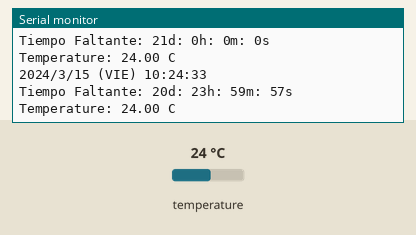
Bench run of a sketch on a simulated Arduino Uno, built with avr-gcc and run on an emulated ATmega328P. On the bench: the last lines printed to the serial monitor. The test bench sets the inputs (shaded band); at power-on: temperature 24 °C. The local clock reads 2024-03-15 10:24:30 at power-on unless the sketch sets it.

Above: at 3.8 s.
3.9 s: temperature set to 12 °C
At 6.4 s:
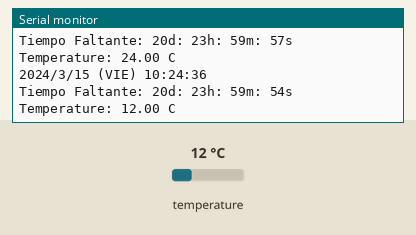
7.8 s: temperature set to 19 °C
At 10.1 s:
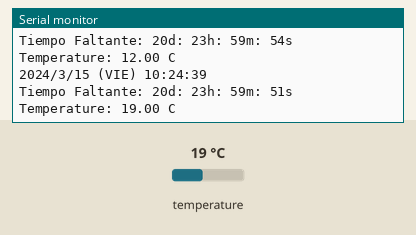
Timing chart, 0 to 11.6 s (numbered marks = the images above; inputs shaded):
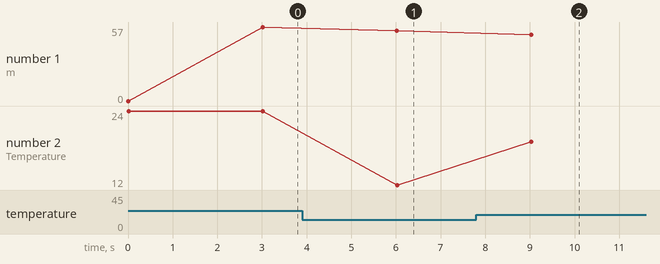

Measured:
- after the input at 3.9 s, the serial monitor: prints a new line after 2.1 s (image 1)
- after the input at 7.8 s, the serial monitor: prints a new line after 1.2 s (image 2)
- plotted number 2: 24 → 12 after the input at 3.9 s, 12 → 19 after the input at 7.8 s

The sketch:

ds3231.ino
```cpp
// Date and time functions using a DS3231 RTC connected via I2C and Wire lib
#include "RTClib.h"

RTC_DS3231 rtc;
DateTime tiempoPasado;

char daysOfTheWeek[7][12] = {"DOM", "LUN", "MAR", "MIE", "JUE", "VIE", "SAB"};

void setup () {
  Serial.begin(57600);

#ifndef ESP8266
  while (!Serial); // wait for serial port to connect. Needed for native USB
#endif

  if (! rtc.begin()) {
    Serial.println("Couldn't find RTC");
    Serial.flush();
    while (1) delay(10);
  }
  digitalClockDisplay();

}

void loop () {
    DateTime now = rtc.now();
    showTimeActual(now);
    TimeSpan  dt10 = tiempoPasado-now;
    showTimeSpan("dt10", dt10);

    Serial.print("Temperature: ");
    Serial.print(rtc.getTemperature());
    Serial.println(" C");
    Serial.println();
    delay(3000);

}

void digitalClockDisplay() {
 tiempoPasado = rtc.now()+TimeSpan(21,0,0,0);
}


void showTimeSpan(const char* txt, const TimeSpan& ts) {
  Serial.print("Tiempo Faltante: ");
    Serial.print(ts.days(), DEC);
    Serial.print("d: ");
    Serial.print(ts.hours(), DEC);
    Serial.print("h: ");
    Serial.print(ts.minutes(), DEC);
    Serial.print("m: ");
    Serial.print(ts.seconds(), DEC);
    Serial.print("s");
    Serial.println();
}

void showTimeActual(DateTime actual){
    Serial.print(actual.year(), DEC);
    Serial.print('/');
    Serial.print(actual.month(), DEC);
    Serial.print('/');
    Serial.print(actual.day(), DEC);
    Serial.print(" (");
    Serial.print(daysOfTheWeek[actual.dayOfTheWeek()]);
    Serial.print(") ");
    Serial.print(actual.hour(), DEC);
    Serial.print(':');
    Serial.print(actual.minute(), DEC);
    Serial.print(':');
    Serial.print(actual.second(), DEC);
    Serial.println();
 }
```
